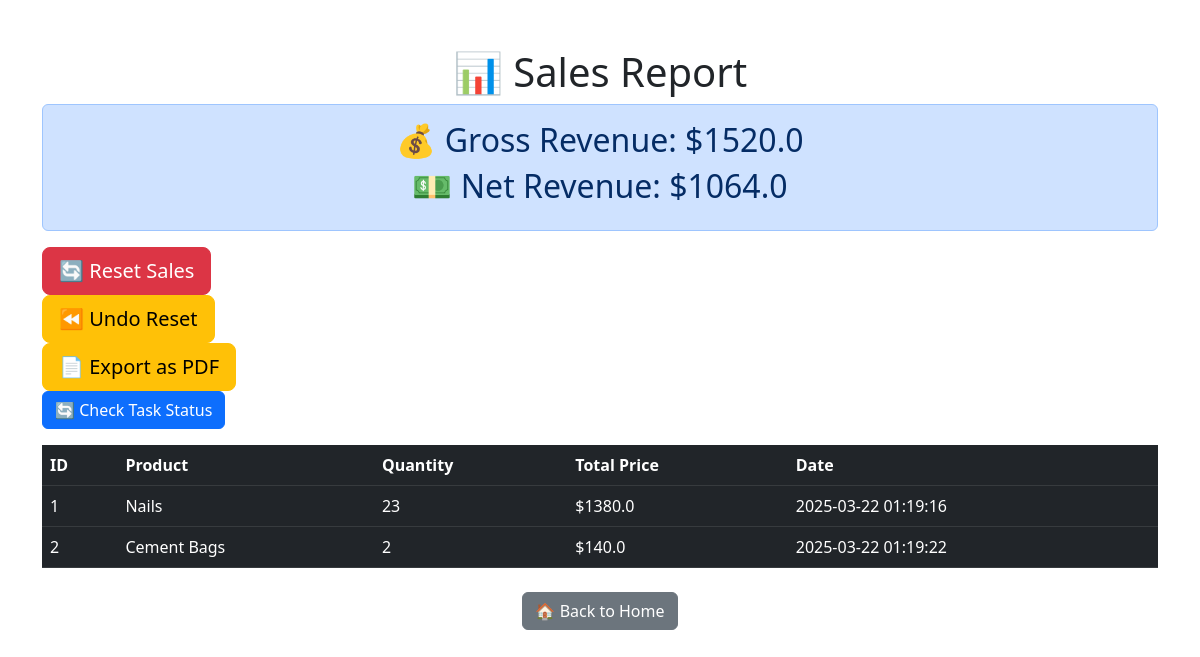
Page /sales_report (signed in) on the earlier database version.
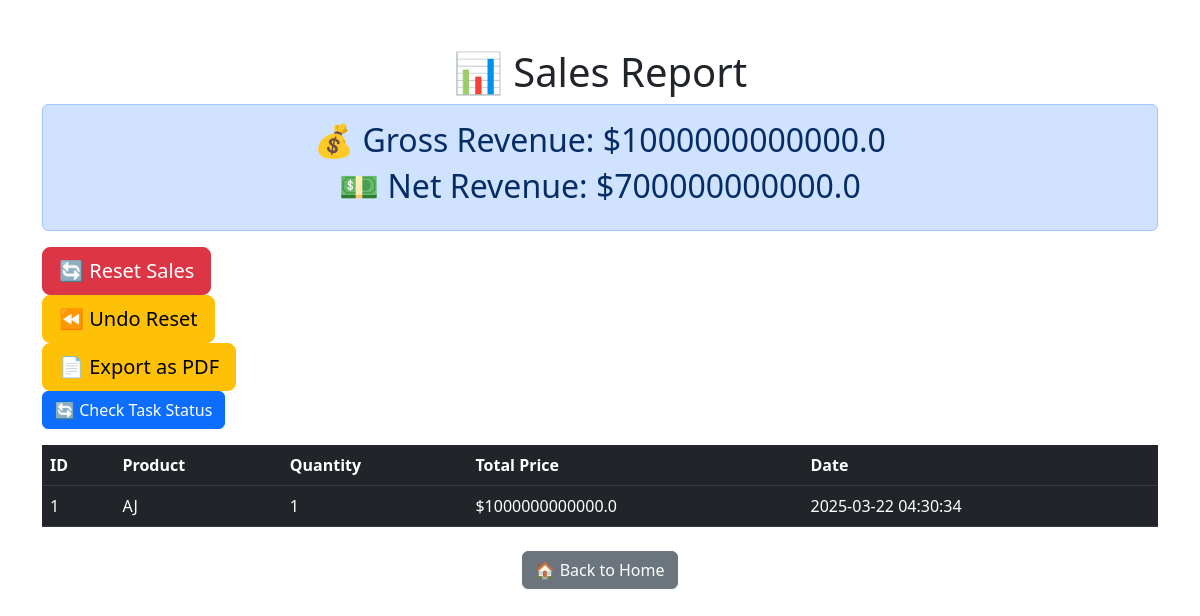
Same page on the later database version.
### app.py (models this page shows)
class Sale(db.Model):
    id = db.Column(db.Integer, primary_key=True)
    product_id = db.Column(db.Integer, db.ForeignKey("product.id"), nullable=False)
    quantity = db.Column(db.Integer, nullable=False)
    total_price = db.Column(db.Float, nullable=False)
    timestamp = db.Column(db.DateTime, default=db.func.current_timestamp())
    product = db.relationship("Product", backref=db.backref("sales", lazy=True))

class Product(db.Model):
    id = db.Column(db.Integer, primary_key=True)
    name = db.Column(db.String(100), nullable=False)
    price = db.Column(db.Float, nullable=False)
    stock = db.Column(db.Integer, nullable=False)

### app.py (the view)
@app.route("/sales_report")
@login_required
def sales_report():
    if current_user.role != "admin":
        flash("Access Denied!", "danger")
        return redirect(url_for("cashier_dashboard"))
    sales = Sale.query.all()
    gross_revenue = sum(sale.total_price for sale in sales)
    cost_percentage = 0.30
    net_revenue = gross_revenue * (1 - cost_percentage)
    task_id = None  # 🔹 Placeholder: Replace with actual Celery task ID when implemented
    return render_template("sales_report.html",
                           sales=sales,
                           gross_revenue=gross_revenue,
                           net_revenue=net_revenue,
                           task_id=task_id)

### app.py (called while the page is built)
@login_manager.user_loader
def load_user(user_id):
    return db.session.get(User, int(user_id))  # ✅ Correct for SQLAlchemy 2.0

### templates/sales_report.html (shortened to what this page needs)
<!DOCTYPE html>
<html lang="en">
<head>
    <link rel="stylesheet"
          href="https://cdn.jsdelivr.net/npm/bootstrap@5.3.0/dist/css/bootstrap.min.css">
</head>
<body class="container mt-5">
    {% block content %}
<h1 class="text-center">📊 Sales Report</h1>
<div class="alert alert-primary text-center">
    <h2>💰 Gross Revenue: ${{ gross_revenue }}</h2>
    <h2>💵 Net Revenue: ${{ net_revenue }}</h2>
</div>
<form action="{{ url_for('reset_sales') }}" method="POST">
    <button type="submit" class="btn btn-danger btn-lg"
            onclick="return confirm('Are you sure? This will delete all sales records!')">
        🔄 Reset Sales
    </button>
</form>
<form action="{{ url_for('undo_reset_sales') }}" method="POST">
    <button type="submit" class="btn btn-warning btn-lg">⏪ Undo Reset</button>
</form>
<form action="{{ url_for('export_sales_pdf') }}" method="GET">
    <button type="submit" class="btn btn-warning btn-lg">📄 Export as PDF</button>
</form>
<button onclick="checkStatus()" class="btn btn-primary">🔄 Check Task Status</button>
<table class="table table-dark table-hover">
    <thead>
        <tr>
            <th>ID</th><th>Product</th><th>Quantity</th><th>Total Price</th><th>Date</th>
        </tr>
    </thead>
    <tbody>
        {% for sale in sales %}
        <tr>
            <td>{{ sale.id }}</td>
            <td>{{ sale.product.name }}</td>
            <td>{{ sale.quantity }}</td>
            <td>${{ sale.total_price }}</td>
            <td>{{ sale.timestamp }}</td>
        </tr>
        {% endfor %}
    </tbody>
</table>
<div class="text-center mt-4">
    <a href="{{ url_for('home') }}" class="btn btn-secondary">🏠 Back to Home</a>
</div>
{% endblock %}
</body>
</html>

Differences in the rows shown:
removed Sale: id "2", product.name "Cement Bags", quantity "2", total_price "140.0", timestamp "2025-03-22 01:19:22"
changed Sale id 1: product.name "Nails" → "AJ"; quantity "23" → "1"; total_price "1380.0" → "1000000000000.0"; timestamp "2025-03-22 01:19:16" → "2025-03-22 04:30:34"
Other differences:
{{ gross_revenue }}: "1520.0" → "1000000000000.0"
{{ net_revenue }}: "1064.0" → "700000000000.0"
